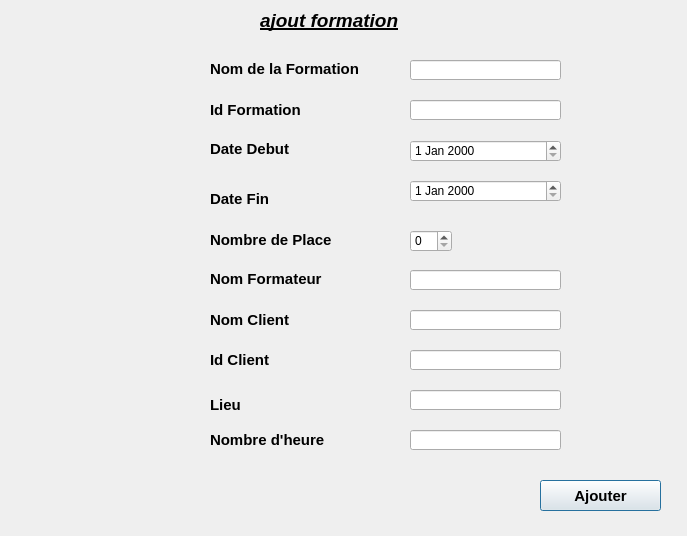
<?xml version="1.0" encoding="UTF-8"?>
<ui version="4.0">
 <class>ajout_forma</class>
 <widget class="QDialog" name="ajout_forma">
  <property name="geometry">
   <rect>
    <x>0</x>
    <y>0</y>
    <width>687</width>
    <height>536</height>
   </rect>
  </property>
  <property name="windowTitle">
   <string>Dialog</string>
  </property>
  <widget class="QLabel" name="label_8">
   <property name="geometry">
    <rect>
     <x>410</x>
     <y>100</y>
     <width>71</width>
     <height>51</height>
    </rect>
   </property>
   <property name="text">
    <string/>
   </property>
   <property name="pixmap">
    <pixmap>G:/RAJou1.png</pixmap>
   </property>
  </widget>
  <widget class="QLabel" name="nomformationLB">
   <property name="geometry">
    <rect>
     <x>210</x>
     <y>60</y>
     <width>161</width>
     <height>16</height>
    </rect>
   </property>
   <property name="styleSheet">
    <string notr="true"/>
   </property>
   <property name="text">
    <string>&lt;!DOCTYPE HTML PUBLIC &quot;-//W3C//DTD HTML 4.0//EN&quot; &quot;http://www.w3.org/TR/REC-html40/strict.dtd&quot;&gt;
&lt;html&gt;&lt;head&gt;&lt;meta name=&quot;qrichtext&quot; content=&quot;1&quot; /&gt;&lt;style type=&quot;text/css&quot;&gt;
p, li { white-space: pre-wrap; }
&lt;/style&gt;&lt;/head&gt;&lt;body style=&quot; font-family:'MS Shell Dlg 2'; font-size:8.25pt; font-weight:400; font-style:normal;&quot;&gt;
&lt;p style=&quot; margin-top:0px; margin-bottom:0px; margin-left:0px; margin-right:0px; -qt-block-indent:0; text-indent:0px;&quot;&gt;&lt;span style=&quot; font-size:11pt; font-weight:600;&quot;&gt;Nom de la Formation&lt;/span&gt;&lt;/p&gt;&lt;/body&gt;&lt;/html&gt;</string>
   </property>
  </widget>
  <widget class="QLabel" name="nomcliLB">
   <property name="geometry">
    <rect>
     <x>210</x>
     <y>310</y>
     <width>121</width>
     <height>20</height>
    </rect>
   </property>
   <property name="styleSheet">
    <string notr="true"/>
   </property>
   <property name="text">
    <string>&lt;!DOCTYPE HTML PUBLIC &quot;-//W3C//DTD HTML 4.0//EN&quot; &quot;http://www.w3.org/TR/REC-html40/strict.dtd&quot;&gt;
&lt;html&gt;&lt;head&gt;&lt;meta name=&quot;qrichtext&quot; content=&quot;1&quot; /&gt;&lt;style type=&quot;text/css&quot;&gt;
p, li { white-space: pre-wrap; }
&lt;/style&gt;&lt;/head&gt;&lt;body style=&quot; font-family:'MS Shell Dlg 2'; font-size:8.25pt; font-weight:400; font-style:normal;&quot;&gt;
&lt;p style=&quot; margin-top:0px; margin-bottom:0px; margin-left:0px; margin-right:0px; -qt-block-indent:0; text-indent:0px;&quot;&gt;&lt;span style=&quot; font-size:11pt; font-weight:600;&quot;&gt;Nom Client&lt;/span&gt;&lt;/p&gt;&lt;/body&gt;&lt;/html&gt;</string>
   </property>
  </widget>
  <widget class="QDateEdit" name="dateFLE">
   <property name="geometry">
    <rect>
     <x>410</x>
     <y>180</y>
     <width>151</width>
     <height>22</height>
    </rect>
   </property>
  </widget>
  <widget class="QLabel" name="label">
   <property name="geometry">
    <rect>
     <x>260</x>
     <y>0</y>
     <width>161</width>
     <height>41</height>
    </rect>
   </property>
   <property name="styleSheet">
    <string notr="true">color: rgb(0, 170, 0);
</string>
   </property>
   <property name="text">
    <string>&lt;!DOCTYPE HTML PUBLIC &quot;-//W3C//DTD HTML 4.0//EN&quot; &quot;http://www.w3.org/TR/REC-html40/strict.dtd&quot;&gt;
&lt;html&gt;&lt;head&gt;&lt;meta name=&quot;qrichtext&quot; content=&quot;1&quot; /&gt;&lt;style type=&quot;text/css&quot;&gt;
p, li { white-space: pre-wrap; }
&lt;/style&gt;&lt;/head&gt;&lt;body style=&quot; font-family:'MS Shell Dlg 2'; font-size:8.25pt; font-weight:400; font-style:normal;&quot;&gt;
&lt;p style=&quot; margin-top:0px; margin-bottom:0px; margin-left:0px; margin-right:0px; -qt-block-indent:0; text-indent:0px;&quot;&gt;&lt;span style=&quot; font-size:14pt; font-weight:600; font-style:italic; text-decoration: underline; color:#000000;&quot;&gt;ajout formation&lt;/span&gt;&lt;/p&gt;&lt;/body&gt;&lt;/html&gt;</string>
   </property>
  </widget>
  <widget class="QLineEdit" name="nomformateurLE">
   <property name="geometry">
    <rect>
     <x>410</x>
     <y>270</y>
     <width>151</width>
     <height>20</height>
    </rect>
   </property>
  </widget>
  <widget class="QLabel" name="lieuLB">
   <property name="geometry">
    <rect>
     <x>210</x>
     <y>390</y>
     <width>46</width>
     <height>31</height>
    </rect>
   </property>
   <property name="styleSheet">
    <string notr="true"/>
   </property>
   <property name="text">
    <string>&lt;!DOCTYPE HTML PUBLIC &quot;-//W3C//DTD HTML 4.0//EN&quot; &quot;http://www.w3.org/TR/REC-html40/strict.dtd&quot;&gt;
&lt;html&gt;&lt;head&gt;&lt;meta name=&quot;qrichtext&quot; content=&quot;1&quot; /&gt;&lt;style type=&quot;text/css&quot;&gt;
p, li { white-space: pre-wrap; }
&lt;/style&gt;&lt;/head&gt;&lt;body style=&quot; font-family:'MS Shell Dlg 2'; font-size:8.25pt; font-weight:400; font-style:normal;&quot;&gt;
&lt;p style=&quot; margin-top:0px; margin-bottom:0px; margin-left:0px; margin-right:0px; -qt-block-indent:0; text-indent:0px;&quot;&gt;&lt;span style=&quot; font-size:11pt; font-weight:600;&quot;&gt;Lieu&lt;/span&gt;&lt;/p&gt;&lt;/body&gt;&lt;/html&gt;</string>
   </property>
  </widget>
  <widget class="QLabel" name="nbpLB">
   <property name="geometry">
    <rect>
     <x>210</x>
     <y>230</y>
     <width>131</width>
     <height>20</height>
    </rect>
   </property>
   <property name="styleSheet">
    <string notr="true"/>
   </property>
   <property name="text">
    <string>&lt;!DOCTYPE HTML PUBLIC &quot;-//W3C//DTD HTML 4.0//EN&quot; &quot;http://www.w3.org/TR/REC-html40/strict.dtd&quot;&gt;
&lt;html&gt;&lt;head&gt;&lt;meta name=&quot;qrichtext&quot; content=&quot;1&quot; /&gt;&lt;style type=&quot;text/css&quot;&gt;
p, li { white-space: pre-wrap; }
&lt;/style&gt;&lt;/head&gt;&lt;body style=&quot; font-family:'MS Shell Dlg 2'; font-size:8.25pt; font-weight:400; font-style:normal;&quot;&gt;
&lt;p style=&quot; margin-top:0px; margin-bottom:0px; margin-left:0px; margin-right:0px; -qt-block-indent:0; text-indent:0px;&quot;&gt;&lt;span style=&quot; font-size:11pt; font-weight:600;&quot;&gt;Nombre de Place&lt;/span&gt;&lt;/p&gt;&lt;/body&gt;&lt;/html&gt;</string>
   </property>
  </widget>
  <widget class="QLabel" name="dateDLB">
   <property name="geometry">
    <rect>
     <x>210</x>
     <y>140</y>
     <width>111</width>
     <height>16</height>
    </rect>
   </property>
   <property name="styleSheet">
    <string notr="true"/>
   </property>
   <property name="text">
    <string>&lt;!DOCTYPE HTML PUBLIC &quot;-//W3C//DTD HTML 4.0//EN&quot; &quot;http://www.w3.org/TR/REC-html40/strict.dtd&quot;&gt;
&lt;html&gt;&lt;head&gt;&lt;meta name=&quot;qrichtext&quot; content=&quot;1&quot; /&gt;&lt;style type=&quot;text/css&quot;&gt;
p, li { white-space: pre-wrap; }
&lt;/style&gt;&lt;/head&gt;&lt;body style=&quot; font-family:'MS Shell Dlg 2'; font-size:8.25pt; font-weight:400; font-style:normal;&quot;&gt;
&lt;p style=&quot; margin-top:0px; margin-bottom:0px; margin-left:0px; margin-right:0px; -qt-block-indent:0; text-indent:0px;&quot;&gt;&lt;span style=&quot; font-size:11pt; font-weight:600;&quot;&gt;Date Debut&lt;/span&gt;&lt;/p&gt;&lt;/body&gt;&lt;/html&gt;</string>
   </property>
  </widget>
  <widget class="QPushButton" name="ajouterformaPB">
   <property name="geometry">
    <rect>
     <x>540</x>
     <y>480</y>
     <width>121</width>
     <height>31</height>
    </rect>
   </property>
   <property name="font">
    <font>
     <pointsize>11</pointsize>
     <weight>75</weight>
     <bold>true</bold>
    </font>
   </property>
   <property name="styleSheet">
    <string notr="true"/>
   </property>
   <property name="text">
    <string>Ajouter</string>
   </property>
   <property name="icon">
    <iconset resource="Images.qrc">
     <normaloff>:/icon/Icon/112.png</normaloff>:/icon/Icon/112.png</iconset>
   </property>
   <property name="iconSize">
    <size>
     <width>30</width>
     <height>30</height>
    </size>
   </property>
  </widget>
  <widget class="QLabel" name="dateF">
   <property name="geometry">
    <rect>
     <x>210</x>
     <y>190</y>
     <width>71</width>
     <height>16</height>
    </rect>
   </property>
   <property name="styleSheet">
    <string notr="true"/>
   </property>
   <property name="text">
    <string>&lt;!DOCTYPE HTML PUBLIC &quot;-//W3C//DTD HTML 4.0//EN&quot; &quot;http://www.w3.org/TR/REC-html40/strict.dtd&quot;&gt;
&lt;html&gt;&lt;head&gt;&lt;meta name=&quot;qrichtext&quot; content=&quot;1&quot; /&gt;&lt;style type=&quot;text/css&quot;&gt;
p, li { white-space: pre-wrap; }
&lt;/style&gt;&lt;/head&gt;&lt;body style=&quot; font-family:'MS Shell Dlg 2'; font-size:8.25pt; font-weight:400; font-style:normal;&quot;&gt;
&lt;p style=&quot; margin-top:0px; margin-bottom:0px; margin-left:0px; margin-right:0px; -qt-block-indent:0; text-indent:0px;&quot;&gt;&lt;span style=&quot; font-size:11pt; font-weight:600;&quot;&gt;Date Fin&lt;/span&gt;&lt;/p&gt;&lt;/body&gt;&lt;/html&gt;</string>
   </property>
  </widget>
  <widget class="QDateEdit" name="dateDLE">
   <property name="geometry">
    <rect>
     <x>410</x>
     <y>140</y>
     <width>151</width>
     <height>22</height>
    </rect>
   </property>
  </widget>
  <widget class="QLabel" name="nomformateurLB">
   <property name="geometry">
    <rect>
     <x>210</x>
     <y>270</y>
     <width>131</width>
     <height>16</height>
    </rect>
   </property>
   <property name="styleSheet">
    <string notr="true"/>
   </property>
   <property name="text">
    <string>&lt;!DOCTYPE HTML PUBLIC &quot;-//W3C//DTD HTML 4.0//EN&quot; &quot;http://www.w3.org/TR/REC-html40/strict.dtd&quot;&gt;
&lt;html&gt;&lt;head&gt;&lt;meta name=&quot;qrichtext&quot; content=&quot;1&quot; /&gt;&lt;style type=&quot;text/css&quot;&gt;
p, li { white-space: pre-wrap; }
&lt;/style&gt;&lt;/head&gt;&lt;body style=&quot; font-family:'MS Shell Dlg 2'; font-size:8.25pt; font-weight:400; font-style:normal;&quot;&gt;
&lt;p style=&quot; margin-top:0px; margin-bottom:0px; margin-left:0px; margin-right:0px; -qt-block-indent:0; text-indent:0px;&quot;&gt;&lt;span style=&quot; font-size:11pt; font-weight:600;&quot;&gt;Nom Formateur&lt;/span&gt;&lt;/p&gt;&lt;/body&gt;&lt;/html&gt;</string>
   </property>
  </widget>
  <widget class="QSpinBox" name="nbpLE">
   <property name="geometry">
    <rect>
     <x>410</x>
     <y>230</y>
     <width>42</width>
     <height>22</height>
    </rect>
   </property>
  </widget>
  <widget class="QLabel" name="nbhLB">
   <property name="geometry">
    <rect>
     <x>210</x>
     <y>430</y>
     <width>121</width>
     <height>21</height>
    </rect>
   </property>
   <property name="styleSheet">
    <string notr="true"/>
   </property>
   <property name="text">
    <string>&lt;!DOCTYPE HTML PUBLIC &quot;-//W3C//DTD HTML 4.0//EN&quot; &quot;http://www.w3.org/TR/REC-html40/strict.dtd&quot;&gt;
&lt;html&gt;&lt;head&gt;&lt;meta name=&quot;qrichtext&quot; content=&quot;1&quot; /&gt;&lt;style type=&quot;text/css&quot;&gt;
p, li { white-space: pre-wrap; }
&lt;/style&gt;&lt;/head&gt;&lt;body style=&quot; font-family:'MS Shell Dlg 2'; font-size:8.25pt; font-weight:400; font-style:normal;&quot;&gt;
&lt;p style=&quot; margin-top:0px; margin-bottom:0px; margin-left:0px; margin-right:0px; -qt-block-indent:0; text-indent:0px;&quot;&gt;&lt;span style=&quot; font-size:11pt; font-weight:600;&quot;&gt;Nombre d'heure&lt;/span&gt;&lt;/p&gt;&lt;/body&gt;&lt;/html&gt;</string>
   </property>
  </widget>
  <widget class="QLineEdit" name="nbhLE">
   <property name="geometry">
    <rect>
     <x>410</x>
     <y>430</y>
     <width>151</width>
     <height>20</height>
    </rect>
   </property>
  </widget>
  <widget class="QLineEdit" name="Id_clientLE">
   <property name="geometry">
    <rect>
     <x>410</x>
     <y>350</y>
     <width>151</width>
     <height>20</height>
    </rect>
   </property>
  </widget>
  <widget class="QLabel" name="Id_clientLB">
   <property name="geometry">
    <rect>
     <x>210</x>
     <y>350</y>
     <width>81</width>
     <height>20</height>
    </rect>
   </property>
   <property name="styleSheet">
    <string notr="true"/>
   </property>
   <property name="text">
    <string>&lt;!DOCTYPE HTML PUBLIC &quot;-//W3C//DTD HTML 4.0//EN&quot; &quot;http://www.w3.org/TR/REC-html40/strict.dtd&quot;&gt;
&lt;html&gt;&lt;head&gt;&lt;meta name=&quot;qrichtext&quot; content=&quot;1&quot; /&gt;&lt;style type=&quot;text/css&quot;&gt;
p, li { white-space: pre-wrap; }
&lt;/style&gt;&lt;/head&gt;&lt;body style=&quot; font-family:'MS Shell Dlg 2'; font-size:8.25pt; font-weight:400; font-style:normal;&quot;&gt;
&lt;p style=&quot; margin-top:0px; margin-bottom:0px; margin-left:0px; margin-right:0px; -qt-block-indent:0; text-indent:0px;&quot;&gt;&lt;span style=&quot; font-size:11pt; font-weight:600;&quot;&gt;Id Client&lt;/span&gt;&lt;/p&gt;&lt;/body&gt;&lt;/html&gt;</string>
   </property>
  </widget>
  <widget class="QLabel" name="Id_formationLB">
   <property name="geometry">
    <rect>
     <x>210</x>
     <y>100</y>
     <width>121</width>
     <height>20</height>
    </rect>
   </property>
   <property name="styleSheet">
    <string notr="true"/>
   </property>
   <property name="text">
    <string>&lt;!DOCTYPE HTML PUBLIC &quot;-//W3C//DTD HTML 4.0//EN&quot; &quot;http://www.w3.org/TR/REC-html40/strict.dtd&quot;&gt;
&lt;html&gt;&lt;head&gt;&lt;meta name=&quot;qrichtext&quot; content=&quot;1&quot; /&gt;&lt;style type=&quot;text/css&quot;&gt;
p, li { white-space: pre-wrap; }
&lt;/style&gt;&lt;/head&gt;&lt;body style=&quot; font-family:'MS Shell Dlg 2'; font-size:8.25pt; font-weight:400; font-style:normal;&quot;&gt;
&lt;p style=&quot; margin-top:0px; margin-bottom:0px; margin-left:0px; margin-right:0px; -qt-block-indent:0; text-indent:0px;&quot;&gt;&lt;span style=&quot; font-size:11pt; font-weight:600;&quot;&gt;Id Formation&lt;/span&gt;&lt;/p&gt;&lt;/body&gt;&lt;/html&gt;</string>
   </property>
  </widget>
  <widget class="QLineEdit" name="nomcliLE">
   <property name="geometry">
    <rect>
     <x>410</x>
     <y>310</y>
     <width>151</width>
     <height>20</height>
    </rect>
   </property>
  </widget>
  <widget class="QLineEdit" name="lieuLE">
   <property name="geometry">
    <rect>
     <x>410</x>
     <y>390</y>
     <width>151</width>
     <height>20</height>
    </rect>
   </property>
  </widget>
  <widget class="QLineEdit" name="nomformationLE">
   <property name="geometry">
    <rect>
     <x>410</x>
     <y>60</y>
     <width>151</width>
     <height>20</height>
    </rect>
   </property>
  </widget>
  <widget class="QLineEdit" name="Id_formationLE">
   <property name="geometry">
    <rect>
     <x>410</x>
     <y>100</y>
     <width>151</width>
     <height>20</height>
    </rect>
   </property>
  </widget>
  <widget class="QLabel" name="label_2">
   <property name="geometry">
    <rect>
     <x>-80</x>
     <y>-10</y>
     <width>801</width>
     <height>771</height>
    </rect>
   </property>
   <property name="text">
    <string/>
   </property>
   <property name="pixmap">
    <pixmap resource="Images.qrc">:/Arriere/images/formation-1024x895.jpg</pixmap>
   </property>
  </widget>
  <widget class="QPushButton" name="pushButton">
   <property name="geometry">
    <rect>
     <x>30</x>
     <y>480</y>
     <width>41</width>
     <height>41</height>
    </rect>
   </property>
   <property name="text">
    <string/>
   </property>
   <property name="icon">
    <iconset resource="Images.qrc">
     <normaloff>:/icon/Icon/28.png</normaloff>:/icon/Icon/28.png</iconset>
   </property>
   <property name="iconSize">
    <size>
     <width>40</width>
     <height>40</height>
    </size>
   </property>
   <property name="flat">
    <bool>true</bool>
   </property>
  </widget>
  <zorder>label_2</zorder>
  <zorder>label_8</zorder>
  <zorder>nomformationLB</zorder>
  <zorder>nomcliLB</zorder>
  <zorder>dateFLE</zorder>
  <zorder>label</zorder>
  <zorder>nomformateurLE</zorder>
  <zorder>lieuLB</zorder>
  <zorder>nbpLB</zorder>
  <zorder>dateDLB</zorder>
  <zorder>ajouterformaPB</zorder>
  <zorder>dateF</zorder>
  <zorder>dateDLE</zorder>
  <zorder>nomformateurLB</zorder>
  <zorder>nbpLE</zorder>
  <zorder>nbhLB</zorder>
  <zorder>nbhLE</zorder>
  <zorder>Id_clientLE</zorder>
  <zorder>Id_clientLB</zorder>
  <zorder>Id_formationLB</zorder>
  <zorder>nomcliLE</zorder>
  <zorder>lieuLE</zorder>
  <zorder>nomformationLE</zorder>
  <zorder>Id_formationLE</zorder>
  <zorder>pushButton</zorder>
 </widget>
 <resources>
  <include location="Images.qrc"/>
 </resources>
 <connections/>
</ui>
